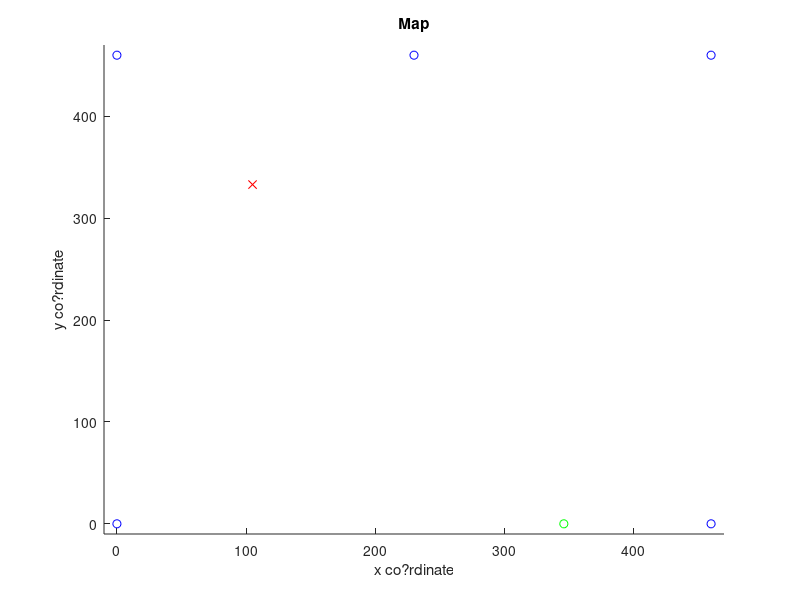

Here is the MATLAB script that generated this plot: (Note: this script raises an error after producing the figure.)
%Script of EPO-4, projectgroup B-05
%Sander Delfos, Sumeet Sharma, Sieger Falkena, Ivor Bas, Emiel van Veldhuijzen
%June 2018

%% Implementation of fsm: https://drive.google.com/file/d/1n7EBoggdJZXqctVqqwDk2HfOGOQZImze/view?usp=sharing
clear xKITT yKITT distFromTarget targets
close all
%% set simulation to '1' for offline use
simulation = 0;

%% set initial values for KITT
task = 3;
xKITT = 346;
yKITT = 0;
directionKITT = 90;
directionKITT = deg2rad(directionKITT); %convert to radians

%% Plot the playground with microphones, targets and starting position of
%KITT

figure
hold on
xlim([-10 470])
ylim([-10 470])
title('Map')
xlabel('x co?rdinate')
ylabel('y co?rdinate')

% Old targets:
% Px=[150 260 370 230];
% Py=[150 360 200 230];
% New targets:
% Px=[346 105 385 230];
% Py=[0   333 248 230];
Px=[105];
Py=[333];
Mx=[460 0 0 460 230];
My=[0 0 460 460 460];

%Choose which challenge to start
switch task
    case 0
        
    case 1
        Px=[105];
        Py=[333];
        xKITT = 346;
        yKITT = 0;
        obsDetection = 0;
        
    case 2              
        Px=[385 105];
        Py=[248 333];
        xKITT = 346;
        yKITT = 0;
        obsDetection = 0;
        
    case 3
        Px=[105];
        Py=[333];
        xKITT = 346;
        yKITT = 0;
        obsDetection = 1;
end

%Plot starting point, microphones and targets
scatter(Px,Py,'r','x')
scatter(Mx,My,'b')
scatter(xKITT(1),yKITT(1),'g')

%% Initialize variables used in FSM
i = 1;
k = 2;
targets = length(Px);
errorMargin = 25;                                                       %Distance from target that KITT stops
directionMargin = deg2rad(20);
state = 'new_target';
reverse = 0;
obs = 0;
distFromTarget = 999;

%% FSM
while (1)
    switch state
        
        case 'new_target' % set new target
            if (i <= targets)
                state = 'direction';
            else
                fprintf('All targets reached, stopping now \n')
                EPOCommunications('transmit','A0');         %Turn off audio beacon               
                break
            end
            xTarget = Px(i);
            yTarget = Py(i);
            
        case 'direction' % determine the current direction of KITT and decide whether to go left, right or straight
            if (length(xKITT)>1)
                xDeltaKITT = xKITT(end)-xKITT(end-1);
                yDeltaKITT = yKITT(end)-yKITT(end-1);
                directionKITT = atan2(yDeltaKITT,xDeltaKITT);
                if (reverse == 1)
                    directionKITT = directionKITT + pi;
                end
            end
            xDeltaTarget = xTarget-xKITT(end);
            yDeltaTarget = yTarget-yKITT(end);
            directionTarget = atan2(yDeltaTarget,xDeltaTarget);
            directionError = wrapToPi(mod(directionKITT - directionTarget,2*pi));
            distFromTarget(k) = sqrt((xKITT(end)-xTarget)^2+(yKITT(end)-yTarget)^2);
            xFuture = xKITT(end)+50*cos(directionKITT);
            yFuture = yKITT(end)+50*sin(directionKITT);
            if (distFromTarget(k) < 25)
                driveTime = 0.5;
            else
                if (obsDetection == 0)
                    driveTime = sqrt(distFromTarget(k)/100);
                else
                    driveTime = 1;
                end
            end
            if (distFromTarget(k) < errorMargin)
                state = 'stop'
            elseif ((xFuture > 460) | (xFuture < 0) | (yFuture > 460) | (yFuture <0)) && ((abs(directionError) > pi/4) && (abs(directionError) < 7*pi/4))
                state = 'reverse'
            elseif (obs == 1) & (obsDetection == 1)
                if (directionObstacle == 0)
                    directionToMid = directionKITT - atan2((230-yKITT(end)),(230-xKITT(end)));
                    directionToMid = wrapToPi(directionToMid);
                    if (directionToMid > 0)
                        state = 'reverse_left'
                    elseif (directionToMid < 0)
                        state = 'reverse_right'
                    else
                        state = 'straight'
                    end
                elseif (directionObstacle > 0)
                    state = 'reverse_right'
                elseif (directionObstacle < 0)
                    state = 'reverse_left'
                end
            elseif (distFromTarget(k) > distFromTarget(k-1)) && (reverse == 0) && (distFromTarget(k) < 70)
                state = 'reverse'
            elseif (abs(directionError) < directionMargin)
                state  = 'straight'
            elseif (directionError < 0)
                    if (abs(directionError) < pi/4) | (obsDetection == 1)
                        state = 'left'
                    else
                        state = 'sharp_left'
                    end

            elseif (directionError > 0)
                    if (abs(directionError) < pi/4) | (obsDetection == 1)
                        state = 'right'
                    else
                        state = 'sharp_right'
                    end
            end
            reverse = 0;
            
            
        case 'location' % determine location (or fake location in sim)
            EPOCommunications('transmit','M150')
            obs = 0;
            if (simulation == 0)
                run Audio_Settings.m
                lowestError = 99999;
                margin = 400;
                a = 1;
                while (lowestError > margin) %keep recording untill good reading
                    RXXr = EPO4_audio_record('B5_audio', 15000,7500,2500,'ebeb9a61',48e3,5,1,3);
                    [xMeasure(a),yMeasure(a),lowestError(a)] = Testfile(RXXr);
                    margin = margin*2;
                    a = a + 1;
                end
                a = find(min(lowestError),1);
                xKITT(k) = xMeasure(a);
                yKITT(k) = yMeasure(a);
            else
                xDeltaKITT = xKITT(end)-xKITT(end-1);
                yDeltaKITT = yKITT(end)-yKITT(end-1);
                directionKITT = atan2(yDeltaKITT,xDeltaKITT);
                xKITT(k) = xKITT(end)+20*cos(directionKITT);
                yKITT(k) = yKITT(end)+20*sin(directionKITT);
            end
            if (simulation == 0)
                 EPOCommunications('transmit','A0'); 
                [obs, xObs, yObs] = obstacle(xKITT(end), yKITT(end), directionKITT);
                if (obs == 1)
                    scatter(xObs, yObs, '*')
                    directionObstacle = directionKITT - atan2((yObs-yKITT(end)),(xObs-xKITT(end)));
                    directionObstacle = wrapToPi(directionObstacle);                    
                end
                EPOCommunications('transmit','A1'); 
            else
                xObs = 300;
                yObs = 50;
                directionObstacle = directionKITT - atan2((yObs-yKITT(end)),(xObs-xKITT(end)));
                directionObstacle = wrapToPi(directionObstacle); 
                if (abs(directionObstacle) < pi/2) & (sqrt((xKITT(end)-xObs)^2+(yKITT(end)-yObs)^2) < 100)
                    obs = 1;
                    scatter(xObs, yObs, '*')
                end
            end
            plot(xKITT,yKITT,'k')
            k=k+1;
            EPOCommunications('transmit','D150')
            state = 'direction';
             
        case 'reverse_left' %when obstacle is seen on right side
            EPOCommunications('transmit','D200')
            EPOCommunications('transmit','M140')
            pause(1)
            if (simulation == 1)
                xKITT(k) = xKITT(k-1) - 10*cos(directionKITT+pi/10);
                yKITT(k) = yKITT(k-1) - 10*sin(directionKITT+pi/10);
            end
            state = 'sharp_right'
            
        case 'reverse_right' %when obstacle is seen on left side
            EPOCommunications('transmit','D100')
            EPOCommunications('transmit','M140')
            pause(1)
            if (simulation == 1)
                xKITT(k) = xKITT(k-1) - 50*cos(directionKITT-pi/10);
                yKITT(k) = yKITT(k-1) - 50*sin(directionKITT-pi/10);
            end
            state = 'sharp_left'
            
        case 'reverse'
            reverse = 1;
            EPOCommunications('transmit','D150')
            EPOCommunications('transmit','M142')
            pause(2.5)
            EPOCommunications('transmit','M150')
            if (simulation == 1)
                xKITT(k) = xKITT(k-1) - 50*cos(directionKITT);
                yKITT(k) = yKITT(k-1) - 50*sin(directionKITT);
            end
            state = 'location';
            
        case 'straight' % drive straight for a variable amount of time
            EPOCommunications('transmit','D150')
            EPOCommunications('transmit','M159')
            pause(driveTime)
            if (simulation == 1)
                xKITT(k) = xKITT(k-1) + 25*driveTime*cos(directionKITT);
                yKITT(k) = yKITT(k-1) + 25*driveTime*sin(directionKITT);
            end
            state = 'location';
            
        case 'left' % drive left for a second
            if (simulation == 1)
                xKITT(k) = xKITT(k-1)+ 5*cos(directionKITT+pi/10);
                yKITT(k) = yKITT(k-1)+ 5*sin(directionKITT+pi/10);
            end
            EPOCommunications('transmit','D200')
            EPOCommunications('transmit','M156') %to make wheels turn if not turned
            pause(0.5)
            EPOCommunications('transmit','M162')
            pause(0.7)
            state = 'location';
            
        case 'sharp_left' % drive left for a second
            if (simulation == 1)
                xKITT(k) = xKITT(k-1)+ 20*cos(directionKITT+pi/5);
                yKITT(k) = yKITT(k-1)+ 20*sin(directionKITT+pi/5);
            end
            EPOCommunications('transmit','D200')
            EPOCommunications('transmit','M156') %to make wheels turn if not turned
            pause(0.5)
            EPOCommunications('transmit','M159')
            pause(1.5)
            state = 'location';
            
        case 'right' % drive right for a second
            if (simulation == 1)
                xKITT(k) = xKITT(k-1)+ 5*cos(directionKITT-pi/10);
                yKITT(k) = yKITT(k-1)+ 5*sin(directionKITT-pi/10);
            end
            EPOCommunications('transmit','D100')
            EPOCommunications('transmit','M156') %to make wheels turn if not turned
            pause(0.5)
            EPOCommunications('transmit','M162')
            pause(0.7)
            state = 'location';
            
        case 'sharp_right' % drive right for a second
            if (simulation == 1)
                xKITT(k) = xKITT(k-1)+ 20*cos(directionKITT-pi/5);
                yKITT(k) = yKITT(k-1)+ 20*sin(directionKITT-pi/5);
            end
            EPOCommunications('transmit','D100')
            EPOCommunications('transmit','M156') %to make wheels turn if not turned
            pause(0.5)
            EPOCommunications('transmit','M159')
            pause(1.5)
            state = 'location';
            
        case 'stop' % stop and proceed to next target
            EPOCommunications('transmit','D150')
            EPOCommunications('transmit','M150')
            beep
            scatter(xKITT(end),yKITT(end),'o','k')
            i = i+1;
            state = 'new_target';
            fprintf('Target reached, press any button to proceed to next target \n')
            EPOCommunications('transmit','A0');         %Turn on audio beacon
            pause
            fprintf('Proceeding to next target \n')

    end
end

